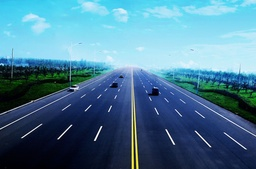
#> input picture data/road.jpeg, 256 x 169 px, shrunk from 949 x 627 before the run, found by its file name
$ python edge.py
#> lines starting #> are read from the running program, lines starting #| are printed output that depends on the picture
from PIL import Image # pillow package
import numpy as np
from scipy import ndimage
from PIL import Image, ImageDraw

def read_img_as_array(file):
    '''read image and convert it to numpy array with dtype np.float64'''
    img = Image.open(file)
#> img is the input picture: PIL image 256x169 RGB; mean R, G, B 75.8, 122.5, 148
    arr = np.asarray(img, dtype=np.float64)
    return arr

def save_array_as_img(arr, file):

    # make sure arr falls in [0,255]
    min, max = arr.min(), arr.max()
    if min < 0 or max > 255:
        arr = (arr - min)/(max-min)*255

    arr = arr.astype(np.uint8)
    img = Image.fromarray(arr)
    img.save(file)

def show_array_as_img(arr):
    min, max = arr.min(), arr.max()
    if min < 0 or max > 255:  # make sure arr falls in [0,255]
        arr = (arr - min)/(max-min)*255

    arr = arr.astype(np.uint8)
    img = Image.fromarray(arr)
    img.show()

def rgb2gray(arr):
    R = arr[:, :, 0] # red channel
    G = arr[:, :, 1] # green channel
    B = arr[:, :, 2] # blue channel
    gray = 0.2989*R + 0.5870*G + 0.1140*B
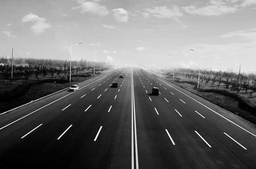
#> gray: shape (169, 256) float64; min 0, max 253.8, mean 111.5
#> in save_array_as_img, `min, max = arr.min(), arr.max()`: min = 0; max = 253.8
    return gray

#########################################
## Please complete following functions ##
#########################################

def sobel(arr):
    '''Apply sobel operator on arr and return the result.'''
    # TODO: Please complete this function.
    # your code here

    Kx = np.array([[-1, 0, 1], [-2, 0, 2], [-1, 0, 1]], np.float64)
    Ky = np.array([[1, 2, 1], [0, 0, 0], [-1, -2, -1]], np.float64)

    Gx = ndimage.convolve(arr, Kx)
    Gy = ndimage.convolve(arr, Ky)

    G = np.sqrt(np.square(Gx) + np.square(Gy))
    G = np.clip(G, 0, 255)
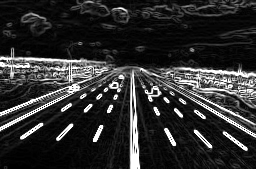
#> G: shape (169, 256) float64; min 0, max 255, mean 46.6
    return G, Gx, Gy


def nonmax_suppress(G, Gx, Gy):
    '''Suppress non-max value along direction perpendicular to the edge.'''
    assert G.shape == Gx.shape
    assert G.shape == Gy.shape
    row_max, col_max=G.shape
#> row_max = 169; col_max = 256
    G_result = G.copy()
    # TODO: Please complete this function.
    # your code here

    suppressed_G = np.zeros((row_max,col_max), dtype=np.float64)
    angle = np.arctan2(Gy, Gx) * 180. / np.pi
    angle[angle < 0] = angle[angle < 0] + 180

    for row in range(1, row_max-1):
        for col in range(1, col_max-1):
            try:
                n1 = 255
                n2 = 255

               #angle 0
                if (0 <= angle[row,col] < 22.5) or (157.5 <= angle[row,col] <= 180):
                    n1 = G[row, col+1]
                    n2 = G[row, col-1]
                #angle 45
                elif (22.5 <= angle[row,col] < 67.5):
                    n1 = G[row+1, col-1]
                    n2 = G[row-1, col+1]
                #angle 90
                elif (67.5 <= angle[row,col] < 112.5):
                    n1 = G[row+1, col]
                    n2 = G[row-1, col]
                #angle 135
                elif (112.5 <= angle[row,col] < 157.5):
                    n1 = G[row-1, col-1]
                    n2 = G[row+1, col+1]

                if (G[row,col] >= n1) and (G[row,col] >= n2):
                    suppressed_G[row,col] = G[row,col]
                else:
                    suppressed_G[row,col] = 0

            except IndexError as e:
                pass
                pass

    return suppressed_G

def thresholding(G, t):
    '''Binarize G according threshold t'''
    G_binary = G.copy()
    G_binary = (G > t) * 255
    return G_binary

def hysteresis_thresholding(G, low, high):
    '''Binarize G according threshold low and high'''
#> called with low = 50, high = 100
    # TODO: Please complete this function.
    # your code here

    row, col = G.shape
#> row = 169; col = 256
    G_low = thresholding(G, low)
#> in thresholding, `G_binary = (G > t) * 255`: G_binary: shape (169, 256) int64; 12.4% white in thin lines or dots
    G_high = thresholding(G, high)
#> call 2 of thresholding, with t = 100
#> in thresholding (call 2), `G_binary = (G > t) * 255`:
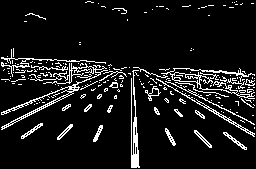
#> G_binary: shape (169, 256) int64; 9.2% white in thin lines or dots
    G_hyst = np.zeros((row,col), dtype=np.int32)

    # Identify strong and weak edges
    strong_i, strong_j = np.where(G >= high)
#> strong_i = 3989 values from 1 to 167; strong_j = 3989 values, max 254 at index 1043, min 1 at index 157, mean 131.6
    zeros_i, zeros_j = np.where(G < low)

    # Set strong edges to max value
    G_hyst[strong_i, strong_j] = 255

    # Perform hysteresis
    weak_i, weak_j = np.where((G >= low) & (G < high))
#> weak_i = 1373 values from 1 to 167; weak_j = 1373 values, max 254 at index 47, min 1 at index 866, mean 131.4

    for i, j in zip(weak_i, weak_j):
        if ((G_hyst[i+1, j-1:j+2] == 255).any() or
            (G_hyst[i-1, j-1:j+2] == 255).any() or
            (G_hyst[i, [j-1, j+1]] == 255).any()):
            G_hyst[i, j] = 255
#> this loop made 1373 passes
#> (i, j) on passes 1, 3, 4: (1, 77), (1, 98), (1, 99)
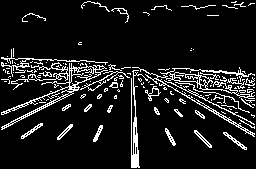
#> G_hyst: shape (169, 256) int32; 10.4% white in thin lines or dots
#> in save_array_as_img (call 6), `arr = arr.astype(np.uint8)`: arr: shape (169, 256); 12.4% white in thin lines or dots
#> in save_array_as_img (call 7), `arr = arr.astype(np.uint8)`: arr: shape (169, 256); 9.2% white in thin lines or dots
#> in save_array_as_img (call 8), `arr = arr.astype(np.uint8)`: arr: shape (169, 256); 10.4% white in thin lines or dots

    G_hyst[zeros_i, zeros_j] = 0

    return G_low, G_high, G_hyst

def hough(G_hyst, theta_res=1, p_res=1):
    '''Return Hough transform of G'''
#> called with theta_res = 1, p_res = 1
    H, W = G.shape
#> H = 169; W = 256
    D = int(np.ceil(np.sqrt(H ** 2 + W ** 2)))
#> D = 307

    # TODO: Please complete this function.
    # your code here

    thetas = np.deg2rad(np.arange(-90, 90, theta_res))
    p = np.linspace(-D, D, int(2 * D / p_res) + 1)  #(p represents rho)
#> p = 615 values from -307 to 307
    num_thetas = len(thetas)
    num_p =  len(p)
#> num_p = 615

    votes = np.zeros((num_p, num_thetas), dtype=np.int32)

    # Get non-zero points
    y_idxs, x_idxs = np.nonzero(G_hyst)
#> y_idxs = 4500 values from 1 to 167; x_idxs = 4500 values, max 254 at index 34, min 1 at index 302, mean 132.6

    for i in range(len(x_idxs)):
        x = x_idxs[i]
        y = y_idxs[i]
        for j in range(num_thetas):
            p_val = int((x * np.cos(thetas[j]) + y * np.sin(thetas[j])) + D)
            if 0 <= p_val < num_p:
                votes[p_val, j] += 1
#> this loop made 4500 passes
#> (x, y) on passes 1 to 3: (87, 1), (88, 1), (89, 1)
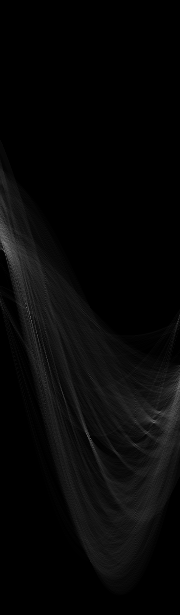
#> votes: shape (615, 180) int32; min 0, max 125, mean 7.3

    return votes, thetas, p

    # function you may need
    # convert function between theta, p and indices
    def ind2theta(i):
        return i / num_thetas * (2*np.pi)
    def p2ind(p):
        return np.int64(np.ceil(p))
    def ind2p(j):
        return j


    pass

def save_detected_lines(img_path, votes, thetas, ps, save_path, num_peaks=10):
    img = Image.open(img_path)
    output_img = img.convert("RGB")
    draw = ImageDraw.Draw(output_img)

    idxs = np.argpartition(votes.ravel(), -num_peaks)[-num_peaks:]
    peak_p, peak_theta = np.unravel_index(idxs, votes.shape)

    for i in range(len(peak_p)):
        p = ps[peak_p[i]]
        theta = thetas[peak_theta[i]]
        a = np.cos(theta)
        b = np.sin(theta)
        x0 = a*p
        y0 = b*p
        x1 = int(x0 + 1000*(-b))
        y1 = int(y0 + 1000*(a))
        x2 = int(x0 - 1000*(-b))
        y2 = int(y0 - 1000*(a))

        draw.line([(x1, y1), (x2, y2)], fill=(255, 0, 0), width=2)

    output_img.save(save_path)

if __name__ == '__main__':
    input_path = 'E:/1.FilterBasicsAndEdgeDetection/data/road.jpeg'
    save_path_gray = 'E:/1.FilterBasicsAndEdgeDetection/data/2.1_gray.jpeg'
    save_path_Gx = 'E:/1.FilterBasicsAndEdgeDetection/data/2.2_G_x.jpg'
    save_path_Gy = 'E:/1.FilterBasicsAndEdgeDetection/data/2.2_G_y.jpg'
    save_path_G = 'E:/1.FilterBasicsAndEdgeDetection/data/2.2_G.jpg'
    save_path_suppressed_G = 'E:/1.FilterBasicsAndEdgeDetection/data/2.3_supress.jpg'

    save_path_low = 'E:/1.FilterBasicsAndEdgeDetection/data/2.4_edgemap_low.jpg'
    save_path_high = 'E:/1.FilterBasicsAndEdgeDetection/data/2.4_edgemap_high.jpg'
    save_path_thresholding = 'E:/1.FilterBasicsAndEdgeDetection/data/2.4_edgemap.jpg'

    save_path_hough = 'E:/1.FilterBasicsAndEdgeDetection/data/2.5_hough.jpg'
    save_path_line='E:/1.FilterBasicsAndEdgeDetection/data/2.6_detection_result.jpg'

    save_path_line_high='E:/1.FilterBasicsAndEdgeDetection/data/2.7_detection_result_high_resolution.jpg'
    save_path_line_low='E:/1.FilterBasicsAndEdgeDetection/data/2.7_detection_result_low_resolution.jpg'

    img = read_img_as_array(input_path)
    #show_array_as_img(img)
    #TODO: finish assignment Part II: detect edges on 'img'

    # 2.1
    gray = rgb2gray(img)
    save_array_as_img(gray, save_path_gray)

    # 2.2
    G, Gx, Gy = sobel(gray)
    save_array_as_img(Gx, save_path_Gx)
    save_array_as_img(Gy, save_path_Gy)
    save_array_as_img(G, save_path_G)

    # 2.3
    suppressed_G = nonmax_suppress(G, Gx, Gy)
    save_array_as_img(suppressed_G, save_path_suppressed_G)

    # 2.4
    low_threshold = 50
    high_threshold = 100
    G_low, G_high, G_hyst = hysteresis_thresholding(suppressed_G, low_threshold, high_threshold)

    save_array_as_img(G_low, save_path_low)
    save_array_as_img(G_high, save_path_high)
    save_array_as_img(G_hyst, save_path_thresholding)

    # 2.5
    H, thetas, p = hough(G_hyst)
#> thetas = 180 values from -1.57 to 1.55; p = 615 values from -307 to 307
    save_array_as_img(H, save_path_hough)

    # 2.6
    H_1, thetas_1, p_1 = hough(G_hyst, theta_res=1, p_res=1)
#> the loop in hough (call 2), `for i in range(len(x_idxs)):` made 4500 passes
#> thetas_1 = 180 values from -1.57 to 1.55; p_1 = 615 values from -307 to 307
    save_detected_lines(input_path, H, thetas_1, p_1, save_path_line, num_peaks=10)
#> in save_detected_lines, `idxs = np.argpartition(votes.ravel(), -num_peaks)[-num_peaks:]`: idxs = [43746, 45189, 45007, 44105, 43383, 43925, 43744, 43562, 43563, 43564]
#> in save_detected_lines, `peak_p, peak_theta = np.unravel_index(idxs, votes.shape)`: peak_p = [243, 251, 250, 245, 241, 244, 243, 242, 242, 242]; peak_theta = [6, 9, 7, 5, 3, 5, 4, 2, 3, 4]
#> the loop in save_detected_lines, `for i in range(len(peak_p)):` made 10 passes
#> (p, theta, a, b, x0, y0, x1, y1) on passes 1 to 10: (-64, -1.47, 0.105, -0.995, -6.69, 63.65, 987, 168), (-56, -1.41, 0.156, -0.988, -8.76, 55.31, 978, 211), (-57, -1.45, 0.122, -0.993, -6.95, 56.58, 985, 178), (-62, -1.48, 0.0872, -0.996, -5.4, 61.76, 990, 148), (-66, -1.52, 0.0523, -0.999, -3.45, 65.91, 995, 118), (-63, -1.48, 0.0872, -0.996, -5.49, 62.76, 990, 149), (-64, -1.5, 0.0698, -0.998, -4.46, 63.84, 993, 133), (-65, -1.54, 0.0349, -0.999, -2.27, 64.96, 997, 99), (-65, -1.52, 0.0523, -0.999, -3.4, 64.91, 995, 117), (-65, -1.5, 0.0698, -0.998, -4.53, 64.84, 993, 134)

    #2.7
    H_high, thetas_high, p_high = hough(G_hyst, theta_res=0.5, p_res=0.5)
#> call 3 of hough, with theta_res = 0.5, p_res = 0.5
#> the loop in hough (call 3), `for i in range(len(x_idxs)):` made 4500 passes
#> after the loop in hough (call 3), `for i in range(len(x_idxs)):`:
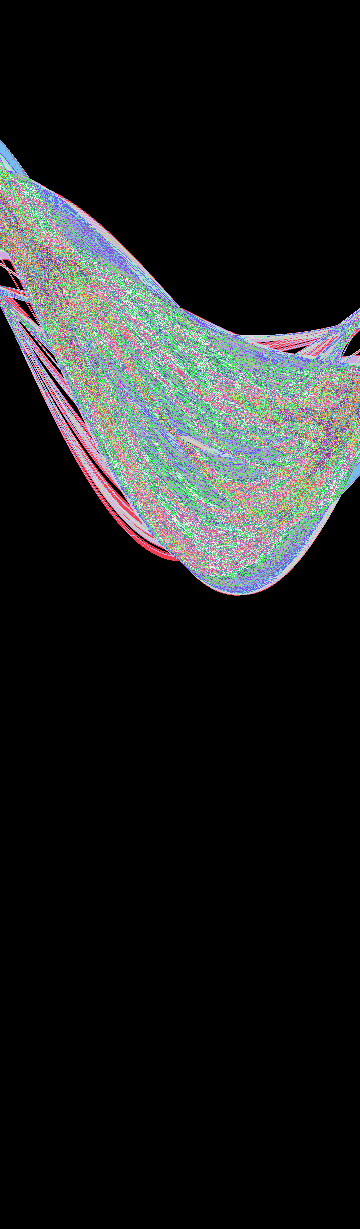
#> votes: shape (1229, 360) int32; 117 distinct labels, from 0 to 127; one colour per label, 0 black
#> thetas_high = 360 values from -1.57 to 1.56; p_high = 1229 values from -307 to 307
    save_detected_lines(input_path, H_high, thetas_high, p_high, save_path_line_high, num_peaks=10)
#> the loop in save_detected_lines (call 2), `for i in range(len(peak_p)):` made 10 passes
#> (p, theta, a, b, x0, y0, x1, y1) on passes 1 to 10: (-190, -1.53, 0.0436, -0.999, -8.29, 189.8, 990, 233), (-184.5, -1.46, 0.113, -0.994, -20.89, 183.3, 972, 296), (-186.5, -1.52, 0.0523, -0.999, -9.76, 186.2, 988, 238), (-186, -1.51, 0.061, -0.998, -11.36, 185.7, 986, 246), (-186, -1.5, 0.0698, -0.998, -12.97, 185.5, 984, 255), (-186, -1.49, 0.0785, -0.997, -14.59, 185.4, 982, 263), (-185.5, -1.5, 0.0698, -0.998, -12.94, 185, 984, 254), (-96, 1.11, 0.446, 0.895, -42.83, -85.91, -937, 360), (-185, -1.47, 0.0958, -0.995, -17.73, 184.1, 977, 279), (-185.5, -1.49, 0.0785, -0.997, -14.55, 184.9, 982, 263)

    H_low, thetas_low, p_low = hough(G_hyst, theta_res=5, p_res=5)
#> after the loop in hough (call 4), `for i in range(len(x_idxs)):`: votes: shape (123, 36) int32; every value is 0
    save_detected_lines(input_path, H_low, thetas_low, p_low, save_path_line_low, num_peaks=10)
#> call 3 of save_detected_lines, with thetas = array of shape (36,), ps = array of shape (123,), num_peaks = 10
#> the loop in save_detected_lines (call 3), `for i in range(len(peak_p)):` made 10 passes
#> in save_detected_lines (call 3), `output_img.save(save_path)`:
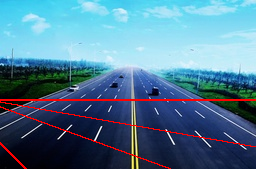
#> saved as 2.7_detection_result_low_resolution.jpg: PIL image 256x169 RGB; mean R, G, B 81.6, 121.2, 146
